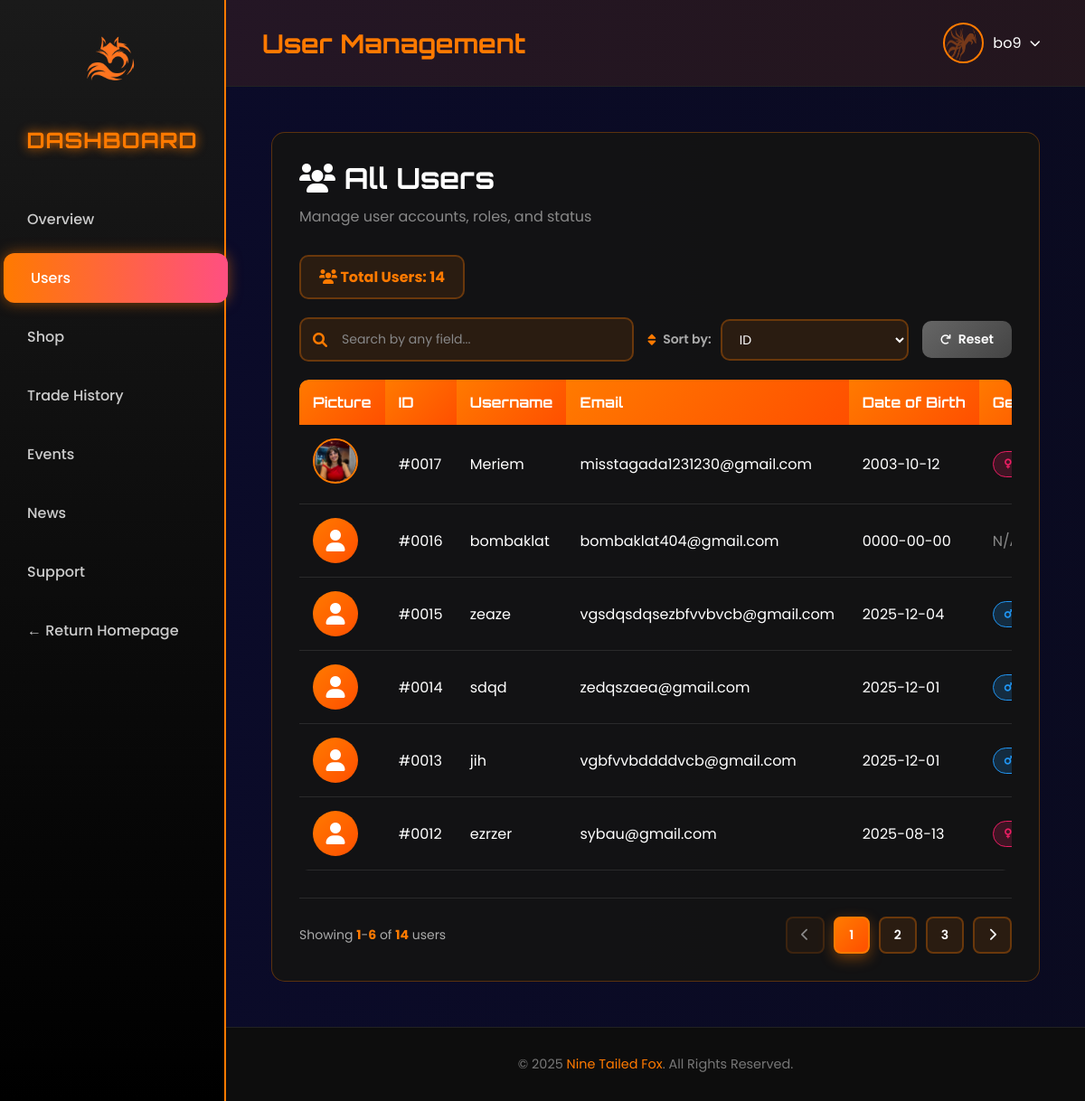
Screenshot of /view/back/users.php (signed in) with the database file from the repository.
### tables this page shows
CREATE TABLE `users` (
  `id` int(11) NOT NULL,
  `username` varchar(100) NOT NULL,
  `email` varchar(150) NOT NULL,
  `google_id` varchar(255) DEFAULT NULL,
  `dob` date NOT NULL,
  `password` varchar(255) NOT NULL,
  `gender` varchar(20) DEFAULT NULL,
  `role` varchar(50) DEFAULT 'user',
  `status` varchar(20) DEFAULT 'active',
  `image` varchar(255) DEFAULT NULL
);

### model/User.php (called while the page is built, shortened)
<?php
class User {
    private ?int $id = null;
    private ?string $username = null;
    private ?string $email = null;
    private ?string $dob = null;
    private ?string $gender = null;
    private ?string $image = null;
    public function __construct(?int $id = null, ?string $username = null, ?string $email = null,
                                ?string $dob = null, ?string $password = null, ?string $gender = null,
                                ?string $role = 'Gamer', ?string $status = 'active', ?string $image = null) {
        $this->id = $id;
        $this->username = $username;
        $this->email = $email;
        $this->dob = $dob;
        $this->gender = $gender;
        $this->image = $image;
    }
    public function getId(): ?int {
        return $this->id;
    }
    public function getUsername(): ?string {
        return $this->username;
    }
    public function getEmail(): ?string {
        return $this->email;
    }
    public function getDob(): ?string {
        return $this->dob;
    }
    public function getGender(): ?string {
        return $this->gender;
    }
    public function getImage(): ?string {
        return $this->image;
    }
    public static function getById(int $id): ?User {
        try {
            $pdo = getDB();
            $sql = "SELECT * FROM users WHERE id = :id";
            $stmt = $pdo->prepare($sql);
            $stmt->execute([':id' => $id]);
            $userData = $stmt->fetch();
            if ($userData) {
                return new User(
                    $userData['id'],
                    $userData['username'],
                    $userData['email'],
                    $userData['dob'],
                    $userData['password'],
                    $userData['gender'],
                    $userData['role'],
                    $userData['status'],
                    $userData['image']
                );
            }
            return null;
        } catch (Exception $e) {
            error_log("Error fetching user by ID: " . $e->getMessage());
            return null;
        }
    }
    public static function getAll(): array {
        try {
            $pdo = getDB();
            $sql = "SELECT * FROM users ORDER BY id DESC";
            $stmt = $pdo->query($sql);
            $users = [];
            while ($userData = $stmt->fetch()) {
                $users[] = new User(
                    $userData['id'],
                    $userData['username'],
                    $userData['email'],
                    $userData['dob'],
                    $userData['password'],
                    $userData['gender'],
                    $userData['role'],
                    $userData['status'],
                    $userData['image']
                );
            }
            return $users;
        } catch (Exception $e) {
            error_log("Error fetching all users: " . $e->getMessage());
            return [];
        }
    }
}
?>

### controller/UserController.php (called while the page is built, shortened)
<?php
require_once __DIR__ . '/../model/User.php';
class UserController {
    public static function isLoggedIn() {
        return isset($_SESSION['logged_in']) && $_SESSION['logged_in'] === true;
    }
    public static function getCurrentUser() {
        if (self::isLoggedIn() && isset($_SESSION['user_id'])) {
            return User::getById($_SESSION['user_id']);
        }
        return null;
    }
}
?>

### view/back/users.php (the view, shortened to what this page needs)
<?php
require_once __DIR__ . '/../../controller/UserController.php';
require_once __DIR__ . '/../../model/User.php';
$currentUser = UserController::getCurrentUser();
$users = User::getAll();
$userImage = null;
if ($currentUser->getImage()) {
    $userImage = '../../view/' . $currentUser->getImage();
}
?>
<!DOCTYPE html>
<html lang="en">
<head>
  <link rel="stylesheet" href="style.css">
  <link rel="stylesheet" href="https://cdnjs.cloudflare.com/ajax/libs/font-awesome/6.0.0/css/all.min.css">
</head>
<body class="dashboard-body">
  <div class="sidebar">
    <img src="../images/Nine__1_-removebg-preview.png" alt="Nine Tailed Fox Logo" class="dashboard-logo">
    <h2>Dashboard</h2>
    <a href="dashboard.php">Overview</a>
    <a href="users.php" class="active">Users</a>
    <a href="#">Shop</a>
    <a href="tradingb.php">Trade History</a>
    <a href="#">Events</a>
    <a href="#">News</a>
    <a href="#">Support</a>
    <a href="../front/index.php">← Return Homepage</a>
  </div>
  <div class="main">
    <div class="topbar">
      <h1>User Management</h1>
      <div class="admin-dropdown" id="adminDropdown">
        <div class="user admin-user">
          <?php if ($userImage): ?>
          <img src="<?php echo htmlspecialchars($userImage); ?>" alt="Admin Avatar">
          <?php else: ?>
          <i class="fas fa-user-circle" style="font-size: 35px; color: #ff7a00;"></i>
          <?php endif; ?>
          <span><?php echo htmlspecialchars($currentUser->getUsername()); ?></span>
          <i class="fas fa-chevron-down" style="font-size: 12px;"></i>
        </div>
      </div>
    </div>
    <div class="content">
      <div class="user-table-container">
        <h2 class="page-title"><i class="fas fa-users"></i> All Users</h2>
        <p class="page-subtitle">Manage user accounts, roles, and status</p>
        <div class="user-count">
          <i class="fas fa-users"></i> Total Users: <span id="totalUsers"><?php echo count($users); ?></span>
        </div>
        <div class="search-sort-container">
          <div class="search-box">
            <i class="fas fa-search"></i>
            <input type="text" id="searchInput" placeholder="Search by any field..." onkeyup="filterTable()">
          </div>
          <div class="sort-controls">
            <label><i class="fas fa-sort"></i> Sort by:</label>
            <select id="sortBy" onchange="sortTable()">
              <option value="id">ID</option>
            </select>
          </div>
          <button class="reset-btn" onclick="resetFilters()">
            <i class="fas fa-redo"></i> Reset
          </button>
        </div>
        <div class="table-wrapper">
          <table class="user-table">
          <thead>
            <tr>
              <th>Picture</th>
              <th>ID</th>
              <th>Username</th>
              <th>Email</th>
              <th>Date of Birth</th>
              <th>Gender</th>
            </tr>
          </thead>
          <tbody>
            <?php foreach ($users as $user): ?>
            <tr>
              <td>
                <?php
                $userImg = $user->getImage();
                if ($userImg):
                ?>
                <img src="../../view/<?php echo htmlspecialchars($userImg); ?>" alt="User" class="user-profile-img">
                <?php else: ?>
                <div class="user-no-img">
                  <i class="fas fa-user"></i>
                </div>
                <?php endif; ?>
              </td>
              <td>#<?php echo str_pad($user->getId(), 4, '0', STR_PAD_LEFT); ?></td>
              <td><?php echo htmlspecialchars($user->getUsername()); ?></td>
              <td><?php echo htmlspecialchars($user->getEmail()); ?></td>
              <td><?php echo htmlspecialchars($user->getDob() ?? 'N/A'); ?></td>
              <td>
                <?php
                $gender = $user->getGender();
                if ($gender):
                ?>
                <span class="gender-badge gender-<?php echo strtolower($gender); ?>">
                  <?php if (strtolower($gender) === 'male'): ?>
                  <i class="fas fa-mars"></i>
                  <?php elseif (strtolower($gender) === 'female'): ?>
                  <i class="fas fa-venus"></i>
                  <?php endif; ?>
                </span>
                <?php else: ?>
                <span style="color: #888;">N/A</span>
                <?php endif; ?>
              </td>
            </tr>
            <?php endforeach; ?>
          </tbody>
        </table>
        </div>
        <div class="pagination-container" id="paginationContainer">
          <div class="pagination-info">
            <span>Showing <strong id="showingStart">1</strong>-<strong id="showingEnd">6</strong> of <strong id="totalCount">0</strong> users</span>
          </div>
          <div class="pagination-buttons" id="paginationButtons">
          </div>
        </div>
      </div>
    </div>
    <footer class="site-footer">
      © 2025 <span>Nine Tailed Fox</span>. All Rights Reserved.
    </footer>
  </div>
</body>
</html>

### view/back/style.css (style rules this page uses)
* { margin: 0; padding: 0; box-sizing: border-box; }
body { font-family: 'Poppins', sans-serif; color: #fff; overflow-x: hidden; position: relative; background: linear-gradient(270deg, #0b0b2b, #1b2735, #090a0f, #0b0b2b); background-size: 800% 800%; animation: darkGradientShift 25s ease infinite; }
.dashboard-body { display: flex; height: 100vh; overflow: hidden; }
.sidebar { width: 250px; background: linear-gradient(180deg, #1a1a1a, #000); display: flex; flex-direction: column; align-items: center; padding-top: 30px; border-right: 2px solid #ff7a00; }
.sidebar img.dashboard-logo { width: 90px; margin-bottom: 20px; animation: float 4s ease-in-out infinite; }
.sidebar h2 { font-family: 'Orbitron', sans-serif; color: #ff7a00; margin-bottom: 40px; text-transform: uppercase; letter-spacing: 1px; text-shadow: 0 0 12px #ff7a00; }
.sidebar a { color: #ccc; text-decoration: none; width: 100%; padding: 15px 30px; text-align: left; transition: 0.3s; display: flex; align-items: center; gap: 12px; font-weight: 500; border-radius: 12px; margin: 5px 15px; }
.sidebar a:hover, .sidebar a.active { background: linear-gradient(90deg, #ff7a00, #ff4f81); color: #fff; box-shadow: 0 0 15px rgba(255, 122, 0, 0.5); transform: translateX(4px); }
.main { flex: 1; display: flex; flex-direction: column; }
.topbar { display: flex; justify-content: space-between; align-items: center; padding: 20px 40px; background: rgba(255, 122, 0, 0.1); border-bottom: 1px solid #222; }
.topbar h1 { font-family: 'Orbitron', sans-serif; font-size: 1.8rem; color: #ff7a00; }
.user { display: flex; align-items: center; gap: 10px; }
.user img { width: 45px; height: 45px; border-radius: 50%; border: 2px solid #ff7a00; }
.content { flex: 1; padding: 30px 50px; display: grid; grid-template-columns: repeat(auto-fit, minmax(280px, 1fr)); gap: 25px; overflow-y: auto; }
.site-footer { background: #0d0d0d; padding: 30px; text-align: center; color: #777; border-top: 1px solid #222; font-size: 0.9rem; animation: fadeIn 1.2s ease-in; }
.site-footer span { color: #ff7a00; animation: glowPulse 4s infinite ease-in-out; }

### rows the page displays
users: image (picture), username "bo9"
users: image (picture), id "0017", username "Meriem", email "misstagada1231230@gmail.com", dob "2003-10-12", gender "Female" (drawn)
users: id "0016", username "bombaklat", email "bombaklat404@gmail.com", dob "0000-00-00", shows "N/A"
users: id "0015", username "zeaze", email "vgsdqsdqsezbfvvbvcb@gmail.com", dob "2025-12-04", gender "Male" (drawn)
users: id "0014", username "sdqd", email "zedqszaea@gmail.com", dob "2025-12-01", gender "Male" (drawn)
users: id "0013", username "jih", email "vgbfvvbddddvcb@gmail.com", dob "2025-12-01", gender "Male" (drawn)
users: id "0012", username "ezrzer", email "sybau@gmail.com", dob "2025-08-13", gender "Female" (drawn)

### other values shown
count($users) "14"
